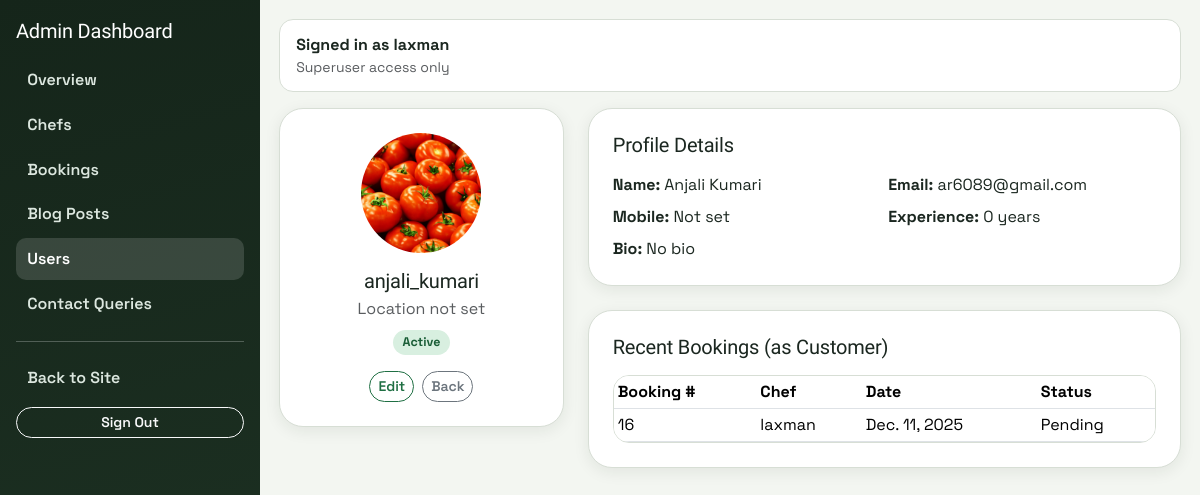
The page /myadmin/users/view/17/ (signed in) on the database as committed earlier.
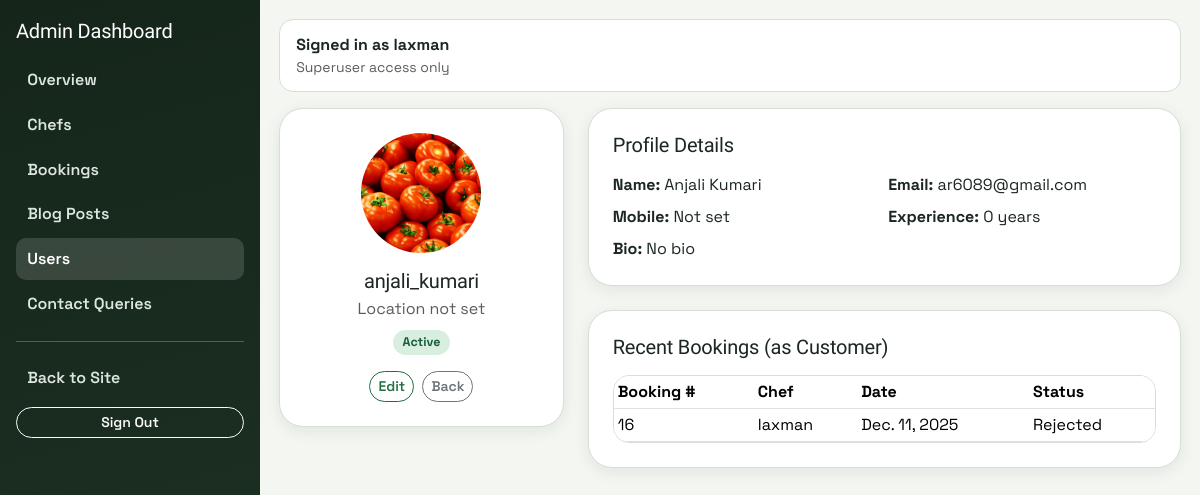
The same page on the database as committed later.
### booking/models.py (models this page shows, shortened)
class Booking(models.Model):
    STATUS_CHOICES = [
        ('Pending', 'Pending'),
        ('Accepted', 'Accepted'),
        ('Rejected', 'Rejected'),
    ]
    customer = models.ForeignKey(settings.AUTH_USER_MODEL, on_delete=models.CASCADE)
    chef = models.ForeignKey('Chef', on_delete=models.CASCADE)
    date = models.DateField()
    time = models.TimeField()
    person = models.PositiveIntegerField()
    total_price = models.DecimalField(max_digits=8, decimal_places=2)
    status = models.CharField(max_length=20, choices=STATUS_CHOICES, default='Pending', db_index=True)
    is_deleted = models.BooleanField(default=False, db_index=True)
    deleted_at = models.DateTimeField(blank=True, null=True)
    deleted_by = models.ForeignKey(
        settings.AUTH_USER_MODEL,
        on_delete=models.SET_NULL,
        null=True,
        blank=True,
        related_name="deleted_bookings",
    )
    objects = ActiveBookingManager()
    all_objects = BookingQuerySet.as_manager()
    class Meta:
        indexes = [
            models.Index(fields=["date"]),
            models.Index(fields=["status", "date"]),
            models.Index(fields=["is_deleted", "date"]),
        ]

class Chef(models.Model):
    user = models.OneToOneField(settings.AUTH_USER_MODEL, on_delete=models.CASCADE)
    name = models.CharField(max_length=100)
    specialty = models.CharField(max_length=200)
    experience = models.PositiveIntegerField()  # years
    team_members = models.PositiveIntegerField(
        validators=[MinValueValidator(2)],
        blank=True,
        null=True
    )
    price_per_person = models.DecimalField(max_digits=8, decimal_places=2)
    image = models.ImageField(upload_to='chef_dishes/', blank=True, null=True)

### custom_admin/views.py (the view)
# urls.py: path("users/view/<int:pk>/", views.user_view, name="user_view"),
@admin_required
def user_view(request, pk):
    profile = get_object_or_404(Profile.objects.select_related("user"), pk=pk)
    recent_bookings = (
        Booking.objects.select_related("chef")
        .filter(customer=profile.user)
        .order_by("-date", "-time")[:8]
    )
    return render(request, "custom_admin/user_view.html", {"profile": profile, "recent_bookings": recent_bookings})

### booking/context_processors.py (called while the page is built)
def chef_context(request):
    chef = None
    profile = None
    is_admin_user = False
    if request.user.is_authenticated:
        chef = Chef.objects.filter(user=request.user).first()
        profile = getattr(request.user, "profile", None)
        is_admin_user = request.user.is_superuser
    return {"chef": chef, "user_profile": profile, "is_admin_user": is_admin_user}

### booking/models.py (called while the page is built)
    def active(self):
        return self.filter(is_deleted=False)

    def get_queryset(self):
        return BookingQuerySet(self.model, using=self._db).active()

### custom_admin/views.py (called while the page is built)
def admin_required(view_func):
    @wraps(view_func)
    def wrapper(request, *args, **kwargs):
        if not request.user.is_authenticated:
            login_url = reverse("custom_admin:login")
            return redirect(f"{login_url}?next={request.path}")
        if not request.user.is_superuser:
            return HttpResponseForbidden("You do not have permission to access this module.")
        return view_func(request, *args, **kwargs)
    return wrapper

### custom_admin/templates/custom_admin/user_view.html (shortened to what this page needs)
{% extends "custom_admin/base.html" %}
{% load static %}
{% block content %}
<div class="row g-4">
  <div class="col-lg-4">
    <div class="page-card p-4 text-center">
      {% if profile.profile_image %}
      <img src="{{ profile.profile_image.url }}" alt="Profile" style="width:120px;height:120px;object-fit:cover;border-radius:50%;" loading="lazy" />
      {% else %}
      <img src="{% static 'images/default-chef.jpg' %}" alt="Profile" style="width:120px;height:120px;object-fit:cover;border-radius:50%;" loading="lazy" />
      {% endif %}
      <h2 class="h5 mt-3 mb-1">{{ profile.user.username }}</h2>
      <p class="text-muted mb-2">{{ profile.location|default:"Location not set" }}</p>
      {% if profile.user.is_active %}
      <span class="status-pill status-accepted">Active</span>
      {% else %}
      <span class="status-pill status-rejected">Inactive</span>
      {% endif %}
      <div class="mt-3 d-flex gap-2 justify-content-center">
        <a href="{% url 'custom_admin:user_edit' profile.pk %}" class="btn btn-outline-primary btn-sm">Edit</a>
        <a href="{% url 'custom_admin:user_list' %}" class="btn btn-outline-secondary btn-sm">Back</a>
      </div>
    </div>
  </div>
  <div class="col-lg-8">
    <div class="page-card p-4 mb-4">
      <h3 class="h5 mb-3">Profile Details</h3>
      <div class="row g-2">
        <div class="col-md-6"><strong>Name:</strong> {{ profile.name|default:"Not set" }}</div>
        <div class="col-md-6"><strong>Email:</strong> {{ profile.user.email|default:"Not set" }}</div>
        <div class="col-md-6"><strong>Mobile:</strong> {{ profile.mobile_number|default:"Not set" }}</div>
        <div class="col-md-6"><strong>Experience:</strong> {{ profile.experience }} years</div>
        <div class="col-12"><strong>Bio:</strong> {{ profile.bio|default:"No bio" }}</div>
      </div>
    </div>
    <div class="page-card p-4">
      <h3 class="h5 mb-3">Recent Bookings (as Customer)</h3>
      <div class="data-table-wrap">
        <table class="table table-sm mb-0">
          <thead><tr><th>Booking #</th><th>Chef</th><th>Date</th><th>Status</th></tr></thead>
          <tbody>
            {% for b in recent_bookings %}
            <tr><td>{{ b.pk }}</td><td>{{ b.chef.name }}</td><td>{{ b.date }}</td><td>{{ b.status }}</td></tr>
            {% empty %}
            <tr><td colspan="4">No bookings by this user.</td></tr>
            {% endfor %}
          </tbody>
        </table>
      </div>
    </div>
  </div>
</div>
{% endblock %}

Rows that differ between the two databases and show on the page:
changed Booking "laxman": status "Pending" → "Rejected"
